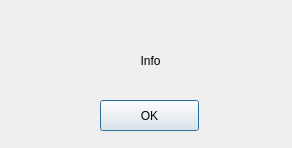
<?xml version="1.0" encoding="UTF-8"?>
<ui version="4.0">
 <class>InfoDialog</class>
 <widget class="QDialog" name="InfoDialog">
  <property name="geometry">
   <rect>
    <x>0</x>
    <y>0</y>
    <width>292</width>
    <height>148</height>
   </rect>
  </property>
  <property name="windowTitle">
   <string>Dialog</string>
  </property>
  <widget class="QLabel" name="l_info">
   <property name="geometry">
    <rect>
     <x>10</x>
     <y>40</y>
     <width>281</width>
     <height>41</height>
    </rect>
   </property>
   <property name="text">
    <string>Info</string>
   </property>
   <property name="alignment">
    <set>Qt::AlignCenter</set>
   </property>
  </widget>
  <widget class="QPushButton" name="b_ok">
   <property name="geometry">
    <rect>
     <x>100</x>
     <y>100</y>
     <width>99</width>
     <height>31</height>
    </rect>
   </property>
   <property name="text">
    <string>OK</string>
   </property>
  </widget>
 </widget>
 <resources/>
 <connections/>
</ui>
